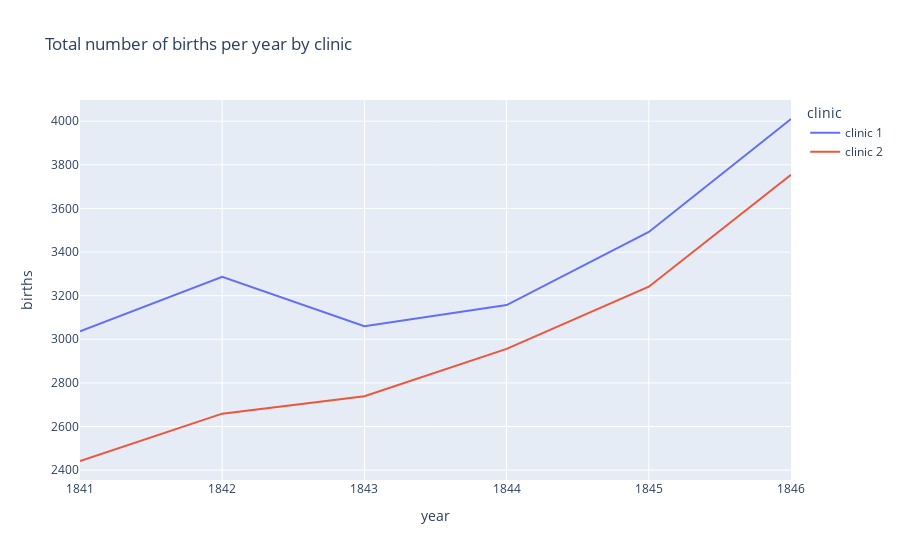

Notebook code cell kept with this figure:
### Markdown cell above
# The Yearly Data Split by Clinic

Now let's look at the annual data instead. 

**Challenge**: Use plotly to create line charts of the births and deaths of the two different clinics at the Vienna General Hospital. 
* Which clinic is bigger or more busy judging by the number of births?
* Has the hospital had more patients over time? 
* What was the highest number of deaths recorded in clinic 1 and clinic 2?

### Code cell
line = px.line(
    df_yearly,
    x="year",
    y="births",
    color="clinic",
    title="Total number of births per year by clinic",
)

line.show()

### Figure 1 — Plotly figure (JSON) as saved in the notebook; plotly's stock layout.template omitted (floating-point values rounded to 4 significant figures)
{"data": [{"hovertemplate": "clinic=clinic 1<br>year=%{x}<br>births=%{y}<extra></extra>", "legendgroup": "clinic 1", "line": {"color": "#636efa", "dash": "solid"}, "marker": {"symbol": "circle"}, "mode": "lines", "name": "clinic 1", "orientation": "v", "showlegend": true, "type": "scatter", "x": [1841, 1842, 1843, 1844, 1845, 1846], "xaxis": "x", "y": [3036, 3287, 3060, 3157, 3492, 4010], "yaxis": "y"}, {"hovertemplate": "clinic=clinic 2<br>year=%{x}<br>births=%{y}<extra></extra>", "legendgroup": "clinic 2", "line": {"color": "#EF553B", "dash": "solid"}, "marker": {"symbol": "circle"}, "mode": "lines", "name": "clinic 2", "orientation": "v", "showlegend": true, "type": "scatter", "x": [1841, 1842, 1843, 1844, 1845, 1846], "xaxis": "x", "y": [2442, 2659, 2739, 2956, 3241, 3754], "yaxis": "y"}], "layout": {"legend": {"title": {"text": "clinic"}, "tracegroupgap": 0}, "title": {"text": "Total number of births per year by clinic"}, "xaxis": {"anchor": "y", "domain": [0, 1], "title": {"text": "year"}}, "yaxis": {"anchor": "x", "domain": [0, 1], "title": {"text": "births"}}}}
